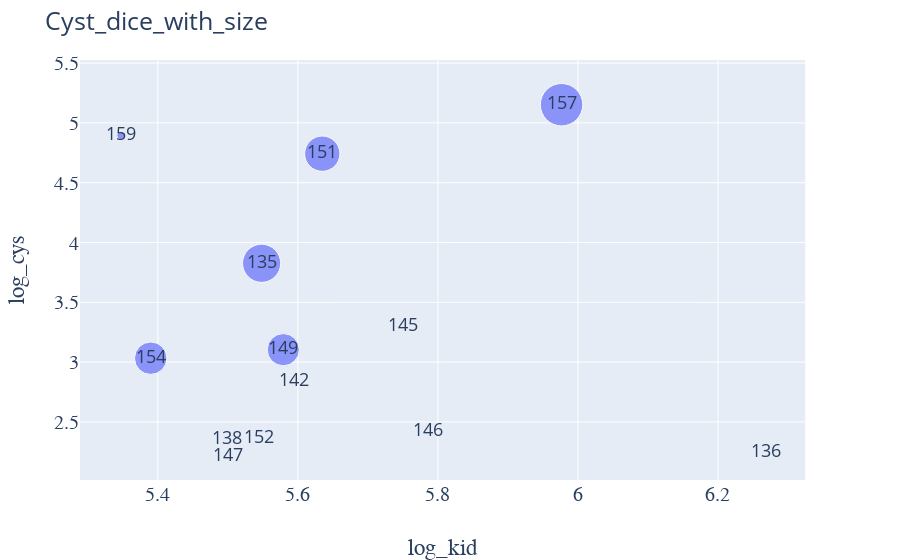

The cell this chart's notebook holds for it:
### Code cell
fig = px.scatter(cys_df, x="log_kid", y="log_cys",text='cid', size='round_dice',size_max=30,hover_name='cid')
fig.update_layout(title_text="Cyst_dice_with_size",titlefont={"size": 25},font={'size':18})
fig.update_xaxes(title_font=dict(size=23, family='Courier'))
fig.update_yaxes(tickfont=dict(family='Courier', size=20))
fig.update_xaxes(tickfont=dict(family='Courier', size=20))
fig.update_yaxes(title_font=dict(size=23, family='Courier'))
fig.show()

### Figure 1 — Plotly figure (JSON) as saved in the notebook; plotly's stock layout.template omitted (floating-point values rounded to 4 significant figures)
{"data": [{"hoverlabel": {"namelength": 0}, "hovertemplate": "<b>%{hovertext}</b><br><br>log_kid=%{x}<br>log_cys=%{y}<br>round_dice=%{marker.size}<br>cid=%{text}", "hovertext": [135, 136, 138, 142, 145, 146, 147, 149, 151, 152, 154, 157, 159], "legendgroup": "", "marker": {"color": "#636efa", "size": [0.632, 0, 0, 0, 0, 0, 0, 0.448, 0.541, 0, 0.457, 0.782, 0.027], "sizemode": "area", "sizeref": 0.0008689, "symbol": "circle"}, "mode": "markers+text", "name": "", "showlegend": false, "text": [135, 136, 138, 142, 145, 146, 147, 149, 151, 152, 154, 157, 159], "type": "scatter", "x": [5.548, 6.268, 5.499, 5.595, 5.751, 5.785, 5.5, 5.579, 5.635, 5.544, 5.39, 5.977, 5.347], "xaxis": "x", "y": [3.826, 2.246, 2.354, 2.841, 3.3, 2.418, 2.215, 3.104, 4.743, 2.36, 3.033, 5.152, 4.896], "yaxis": "y"}], "layout": {"autosize": true, "font": {"size": 18}, "legend": {"itemsizing": "constant", "tracegroupgap": 0}, "margin": {"t": 60}, "title": {"font": {"size": 25}, "text": "Cyst_dice_with_size"}, "xaxis": {"anchor": "y", "autorange": true, "domain": [0, 0.98], "range": [5.289, 6.324], "tickfont": {"family": "Courier", "size": 20}, "title": {"font": {"family": "Courier", "size": 23}, "text": "log_kid"}, "type": "linear"}, "yaxis": {"anchor": "x", "autorange": true, "domain": [0, 1], "range": [2.018, 5.507], "tickfont": {"family": "Courier", "size": 20}, "title": {"font": {"family": "Courier", "size": 23}, "text": "log_cys"}, "type": "linear"}}}
